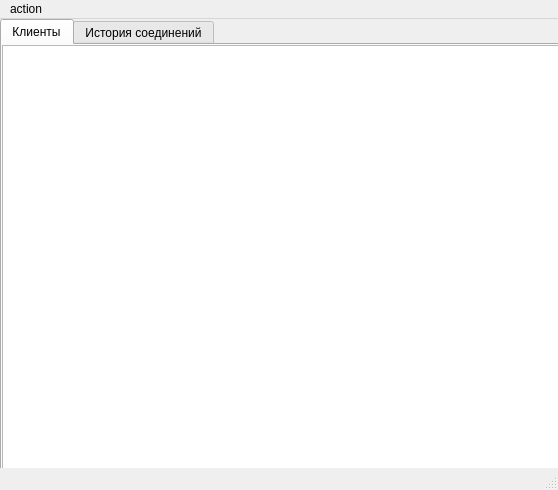
<?xml version="1.0" encoding="UTF-8"?>
<ui version="4.0">
 <class>MainWindow</class>
 <widget class="QMainWindow" name="MainWindow">
  <property name="geometry">
   <rect>
    <x>0</x>
    <y>0</y>
    <width>558</width>
    <height>490</height>
   </rect>
  </property>
  <property name="windowTitle">
   <string>Dmitricus Chat</string>
  </property>
  <widget class="QWidget" name="centralwidget">
   <widget class="QTabWidget" name="tabWidget">
    <property name="geometry">
     <rect>
      <x>0</x>
      <y>0</y>
      <width>561</width>
      <height>451</height>
     </rect>
    </property>
    <property name="currentIndex">
     <number>0</number>
    </property>
    <widget class="QWidget" name="tab">
     <attribute name="title">
      <string>Клиенты</string>
     </attribute>
     <widget class="QListWidget" name="listWidgetClients">
      <property name="geometry">
       <rect>
        <x>0</x>
        <y>0</y>
        <width>561</width>
        <height>431</height>
       </rect>
      </property>
     </widget>
    </widget>
    <widget class="QWidget" name="tab_2">
     <attribute name="title">
      <string>История соединений</string>
     </attribute>
     <widget class="QListWidget" name="listWidgetHistory">
      <property name="geometry">
       <rect>
        <x>0</x>
        <y>0</y>
        <width>561</width>
        <height>431</height>
       </rect>
      </property>
     </widget>
    </widget>
   </widget>
  </widget>
  <widget class="QMenuBar" name="menubar">
   <property name="geometry">
    <rect>
     <x>0</x>
     <y>0</y>
     <width>558</width>
     <height>21</height>
    </rect>
   </property>
   <widget class="QMenu" name="menuaction">
    <property name="title">
     <string>action</string>
    </property>
    <addaction name="actionrefresh"/>
   </widget>
   <addaction name="menuaction"/>
  </widget>
  <widget class="QStatusBar" name="statusbar"/>
  <action name="actionrefresh">
   <property name="text">
    <string>refresh</string>
   </property>
  </action>
 </widget>
 <resources/>
 <connections/>
</ui>
